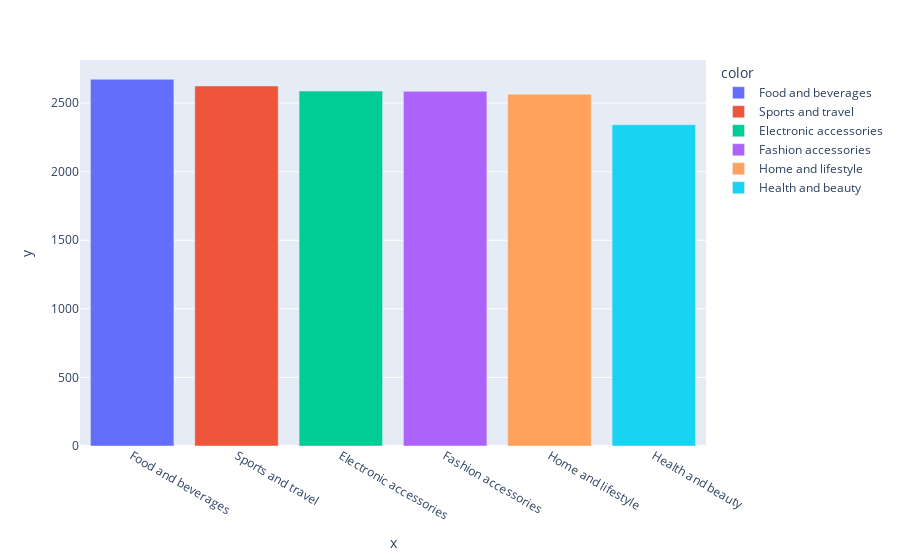

The cell this chart's notebook holds for it:
### Markdown cell above
Dari hasil tabel diatas bahwa product Food & Beverages memiliki keuntungan paling besar diantara 5 product lainnya.

Berikut penggambaran grafik chart untuk produk yang paling menguntungkan dalam setiap kategori.

### Code cell
#Menampilkan grafik bar chart berdasarkan 'gross income' dari 'product_line'
most_profit_product_bar = df.groupby('product_line')['gross_income'].sum().reset_index()
px.bar( x=profit_product.product_line,y=profit_product.gross_income, color=profit_product.product_line )

### Figure 1 — Plotly figure (JSON) as saved in the notebook; plotly's stock layout.template omitted (floating-point values rounded to 4 significant figures)
{"data": [{"alignmentgroup": "True", "hovertemplate": "color=Food and beverages<br>x=%{x}<br>y=%{y}<extra></extra>", "legendgroup": "Food and beverages", "marker": {"color": "#636efa", "pattern": {"shape": ""}}, "name": "Food and beverages", "offsetgroup": "Food and beverages", "orientation": "v", "showlegend": true, "textposition": "auto", "type": "bar", "x": ["Food and beverages"], "xaxis": "x", "y": [2674.0], "yaxis": "y"}, {"alignmentgroup": "True", "hovertemplate": "color=Sports and travel<br>x=%{x}<br>y=%{y}<extra></extra>", "legendgroup": "Sports and travel", "marker": {"color": "#EF553B", "pattern": {"shape": ""}}, "name": "Sports and travel", "offsetgroup": "Sports and travel", "orientation": "v", "showlegend": true, "textposition": "auto", "type": "bar", "x": ["Sports and travel"], "xaxis": "x", "y": [2625.0], "yaxis": "y"}, {"alignmentgroup": "True", "hovertemplate": "color=Electronic accessories<br>x=%{x}<br>y=%{y}<extra></extra>", "legendgroup": "Electronic accessories", "marker": {"color": "#00cc96", "pattern": {"shape": ""}}, "name": "Electronic accessories", "offsetgroup": "Electronic accessories", "orientation": "v", "showlegend": true, "textposition": "auto", "type": "bar", "x": ["Electronic accessories"], "xaxis": "x", "y": [2588.0], "yaxis": "y"}, {"alignmentgroup": "True", "hovertemplate": "color=Fashion accessories<br>x=%{x}<br>y=%{y}<extra></extra>", "legendgroup": "Fashion accessories", "marker": {"color": "#ab63fa", "pattern": {"shape": ""}}, "name": "Fashion accessories", "offsetgroup": "Fashion accessories", "orientation": "v", "showlegend": true, "textposition": "auto", "type": "bar", "x": ["Fashion accessories"], "xaxis": "x", "y": [2586.0], "yaxis": "y"}, {"alignmentgroup": "True", "hovertemplate": "color=Home and lifestyle<br>x=%{x}<br>y=%{y}<extra></extra>", "legendgroup": "Home and lifestyle", "marker": {"color": "#FFA15A", "pattern": {"shape": ""}}, "name": "Home and lifestyle", "offsetgroup": "Home and lifestyle", "orientation": "v", "showlegend": true, "textposition": "auto", "type": "bar", "x": ["Home and lifestyle"], "xaxis": "x", "y": [2565.0], "yaxis": "y"}, {"alignmentgroup": "True", "hovertemplate": "color=Health and beauty<br>x=%{x}<br>y=%{y}<extra></extra>", "legendgroup": "Health and beauty", "marker": {"color": "#19d3f3", "pattern": {"shape": ""}}, "name": "Health and beauty", "offsetgroup": "Health and beauty", "orientation": "v", "showlegend": true, "textposition": "auto", "type": "bar", "x": ["Health and beauty"], "xaxis": "x", "y": [2343.0], "yaxis": "y"}], "layout": {"barmode": "relative", "legend": {"title": {"text": "color"}, "tracegroupgap": 0}, "margin": {"t": 60}, "xaxis": {"anchor": "y", "domain": [0, 1], "title": {"text": "x"}}, "yaxis": {"anchor": "x", "domain": [0, 1], "title": {"text": "y"}}}}
